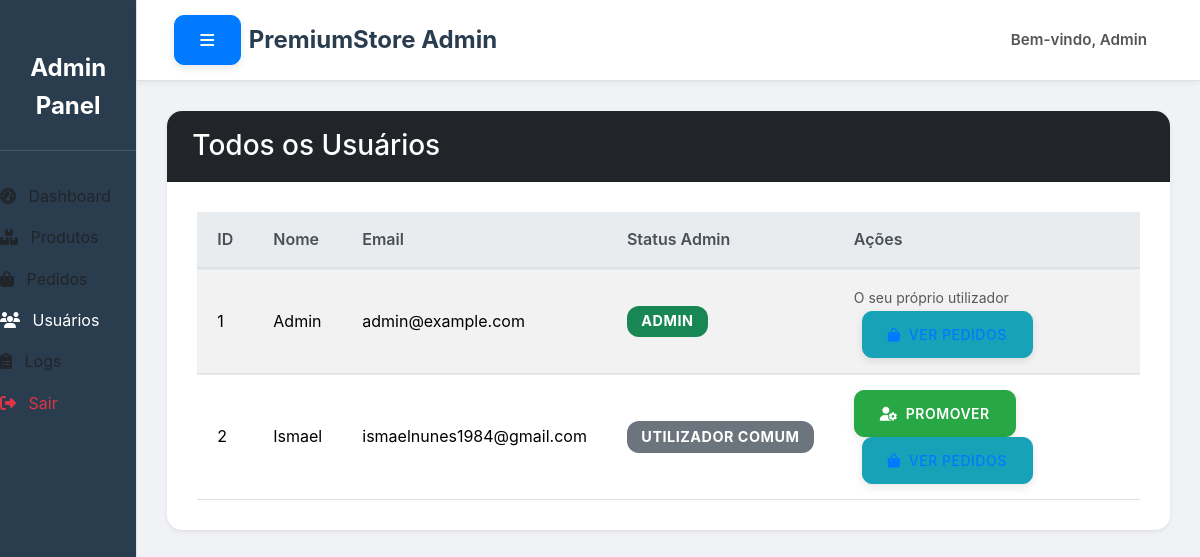
The page /admin/usuarios (signed in) on the database as committed earlier.
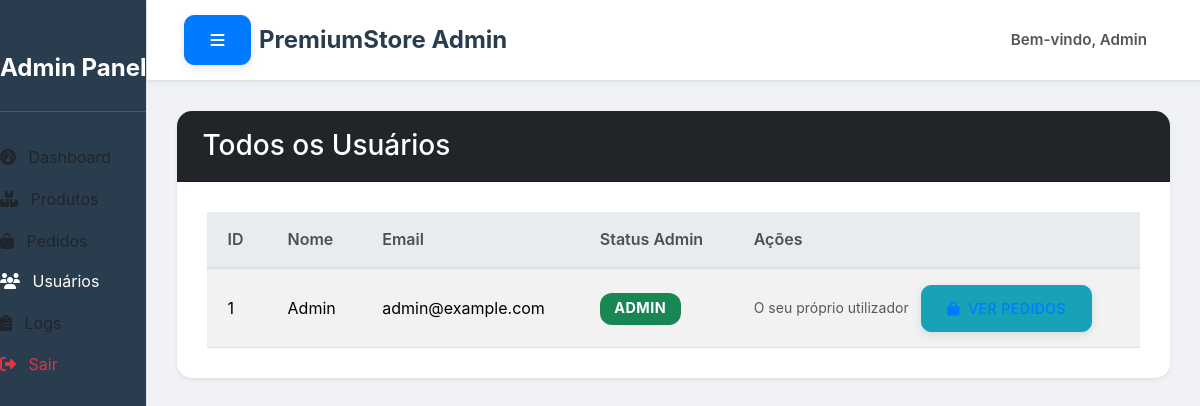
The same page on the database as committed later.
### tables this page shows
CREATE TABLE usuarios (
            id INTEGER PRIMARY KEY AUTOINCREMENT,
            nome TEXT NOT NULL,
            email TEXT UNIQUE NOT NULL,
            senha TEXT NOT NULL,
            is_admin BOOLEAN DEFAULT 0
        );

### routes/admin.py (the view)
@admin_bp.route('/usuarios')
@admin_required
def admin_usuarios():
    conn = conectar_db()
    cursor = conn.cursor()
    cursor.execute('SELECT id, nome, email, is_admin FROM usuarios ORDER BY nome')
    usuarios = cursor.fetchall()
    conn.close()
    return render_template('admin/usuarios.html', usuarios=usuarios)

### app.py (called while the page is built)
@app.context_processor
def inject_global_data():
    total_itens = 0
    if 'usuario_id' in session:
        usuario_id = session['usuario_id']
        try:
            total_itens = contar_itens_carrinho_db(usuario_id)
        except Exception as e:
            print(f"Erro ao contar itens do carrinho para o usuário {usuario_id}: {e}")
            total_itens = 0
    return {'total_itens': total_itens}

### database.py (called while the page is built)
def conectar_db():
    conn = sqlite3.connect(DB_NAME)
    conn.row_factory = sqlite3.Row # Permite acessar colunas por nome (como dicionário)
    return conn

def contar_itens_carrinho_db(usuario_id):
    conn = conectar_db()
    cursor = conn.cursor()
    cursor.execute('''
    SELECT COALESCE(SUM(quantidade), 0)
    FROM carrinho
    WHERE usuario_id = ?
    ''', (usuario_id,))
    total_itens = cursor.fetchone()[0]
    conn.close()
    return total_itens

### templates/admin/usuarios.html (shortened to what this page needs)
{% extends "base_admin.html" %}
{% block admin_content %}
<div class="card shadow-sm">
    <div class="card-header bg-dark text-white">
        <h3 class="card-title mb-0">Todos os Usuários</h3>
    </div>
    <div class="card-body">
        <div class="table-responsive">
            <table class="table table-striped table-hover align-middle">
                <thead>
                    <tr>
                        <th scope="col">ID</th>
                        <th scope="col">Nome</th>
                        <th scope="col">Email</th>
                        <th scope="col">Status Admin</th>
                        <th scope="col">Ações</th>
                    </tr>
                </thead>
                <tbody>
                    {% if usuarios %}
                        {% for usuario in usuarios %}
                        <tr>
                            <td>{{ usuario.id }}</td>
                            <td>{{ usuario.nome }}</td>
                            <td>{{ usuario.email }}</td>
                            <td>
                                {% if usuario.is_admin %}
                                    <span class="badge bg-success">Admin</span>
                                {% else %}
                                    <span class="badge bg-secondary">Utilizador Comum</span>
                                {% endif %}
                            </td>
                            <td>
                                {% if usuario.id != session.get('usuario_id') %}
                                <form action="{{ url_for('admin.toggle_admin_status', user_id=usuario.id) }}" method="POST" class="d-inline"
                                    onsubmit="return confirmToggleAdminStatus('{{ usuario.is_admin|tojson }}', '{{ usuario.nome|tojson }}');">
                                    <button type="submit" class="btn btn-sm btn-{{ 'danger' if usuario.is_admin else 'success' }}" aria-label="Alternar status administrador de {{ usuario.nome }}">
                                        <i class="fas fa-user-cog me-1"></i> {{ 'Rebaixar' if usuario.is_admin else 'Promover' }}
                                    </button>
                                </form>
                                {% else %}
                                    <small class="text-muted">O seu próprio utilizador</small>
                                {% endif %}
                                <a href="{{ url_for('admin.admin_pedidos') }}?user_id={{ usuario.id }}" class="btn btn-sm btn-info ms-2" aria-label="Ver pedidos de {{ usuario.nome }}">
                                    <i class="fas fa-shopping-bag me-1"></i> Ver Pedidos
                                </a>
                            </td>
                        </tr>
                        {% endfor %}
                    {% else %}
                        <tr>
                            <td colspan="5" class="text-center py-4">Nenhum utilizador registado.</td>
                        </tr>
                    {% endif %}
                </tbody>
            </table>
        </div>
    </div>
</div>
{% endblock %}

### templates/base_admin.html (shortened to what this page needs)
<!DOCTYPE html>
<html lang="pt">
<head>
    <link href="https://cdn.jsdelivr.net/npm/bootstrap@5.3.3/dist/css/bootstrap.min.css" rel="stylesheet" xintegrity="sha384-QWTKZyjpPEjISv5WaRU9OFeRpok6YctnYmDr5pNlyT2bRjXh0JMhjY6hW+ALEwIH">
    <link rel="stylesheet" href="https://cdnjs.cloudflare.com/ajax/libs/font-awesome/6.5.2/css/all.min.css" xintegrity="sha512-SnH5WK+bZxgPHs44uWIX+LLJAJ9/2PkPKZ5QiAj6Ta86w+fsb2TkcmfRyVX3pBnMFcV7oQPJkl9QevSCWr3W6A==" />
    <link rel="stylesheet" href="{{ url_for('static', filename='css/admin.css') }}">
</head>
<body>
    <div class="d-flex" id="wrapper">
        <div class="admin-sidebar border-end">
            <div class="sidebar-heading text-center py-4 fs-4 fw-bold">Admin Panel</div>
            <div class="list-group list-group-flush">
                <a href="{{ url_for('admin.admin_dashboard') }}" class="list-group-item list-group-item-action py-2 ripple {% if request.endpoint == 'admin.admin_dashboard' %}active{% endif %}">
                    <i class="fas fa-tachometer-alt me-2"></i> Dashboard
                </a>
                <a href="{{ url_for('admin.admin_produtos') }}" class="list-group-item list-group-item-action py-2 ripple ">
                    <i class="fas fa-boxes me-2"></i> Produtos
                </a>
                <a href="{{ url_for('admin.admin_pedidos') }}" class="list-group-item list-group-item-action py-2 ripple {% if request.endpoint == 'admin.admin_pedidos' or request.endpoint == 'admin.detalhes_pedido' %}active{% endif %}">
                    <i class="fas fa-shopping-bag me-2"></i> Pedidos
                </a>
                <a href="{{ url_for('admin.admin_usuarios') }}" class="list-group-item list-group-item-action py-2 ripple {% if request.endpoint == 'admin.admin_usuarios' %}active{% endif %}">
                    <i class="fas fa-users me-2"></i> Usuários
                </a>
                <a href="{{ url_for('admin.admin_logs') }}" class="list-group-item list-group-item-action py-2 ripple {% if request.endpoint == 'admin.admin_logs' %}active{% endif %}">
                    <i class="fas fa-clipboard-list me-2"></i> Logs
                </a>
                <a href="{{ url_for('auth.logout') }}" class="list-group-item list-group-item-action py-2 ripple text-danger">
                    <i class="fas fa-sign-out-alt me-2"></i> Sair
                </a>
            </div>
        </div>
        <div id="page-content-wrapper" class="flex-grow-1">
            <nav class="navbar navbar-expand-lg navbar-light bg-light border-bottom">
                <div class="container-fluid">
                    <button class="btn btn-primary" id="sidebarToggle">
                        <i class="fas fa-bars"></i>
                    </button>
                    <a class="navbar-brand me-auto" href="{{ url_for('admin.admin_dashboard') }}">
                        <span class="ms-2">PremiumStore Admin</span>
                    </a>
                    <div class="d-flex align-items-center">
                        <span class="navbar-text me-3">Bem-vindo, {{ session.get('usuario_nome', 'Admin') }}</span>
                    </div>
                </div>
            </nav>
            <div class="container-fluid admin-content">
                {% block admin_content %}{% endblock %}
            </div>
        </div>
    </div>
</body>
</html>

Rows that differ between the two databases and show on the page:
removed usuarios: id "2", nome "Ismael", email "ismaelnunes1984@gmail.com", shows "UTILIZADOR COMUM", is_admin "PROMOVER"
